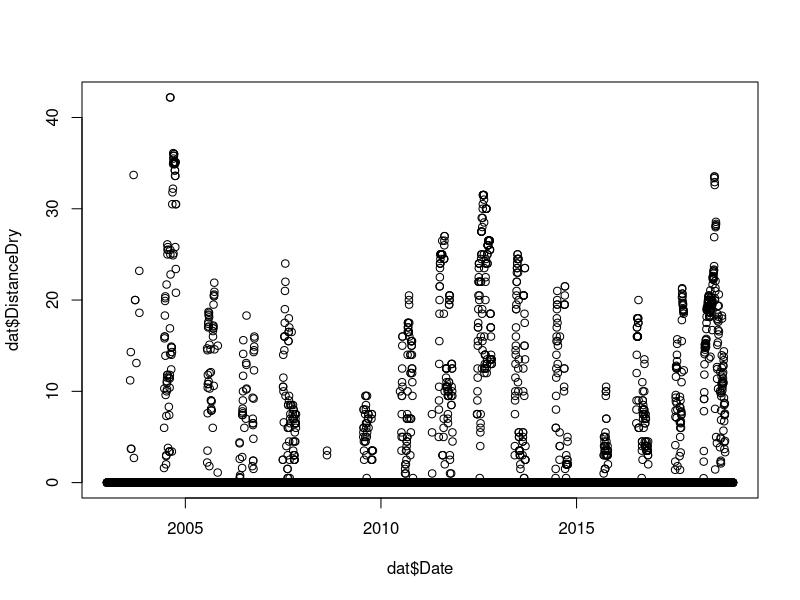
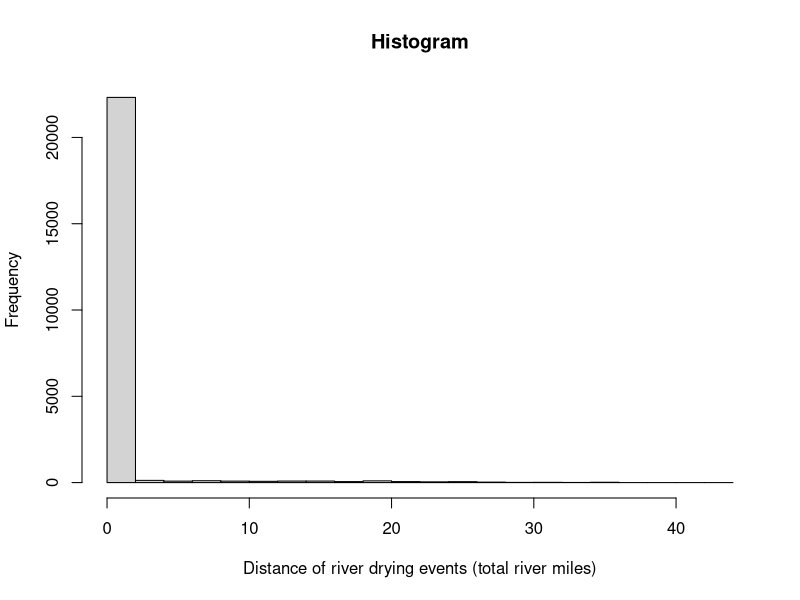
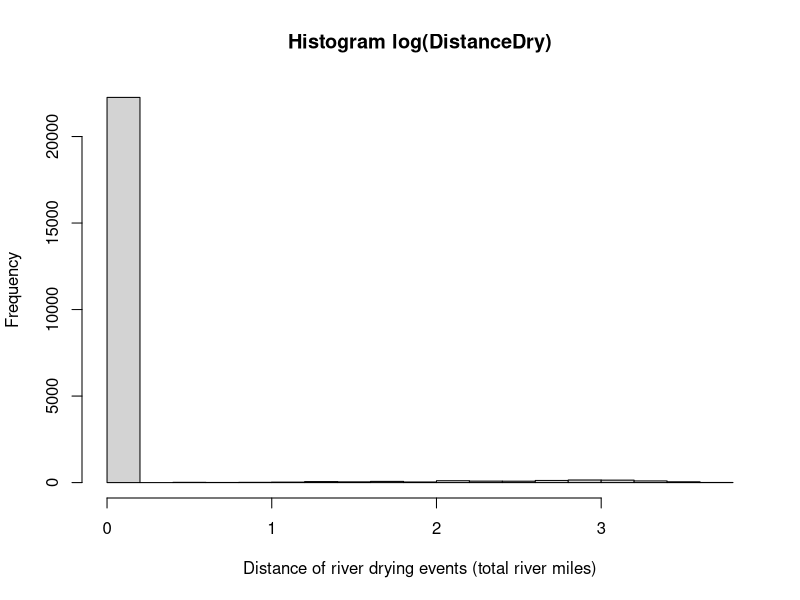
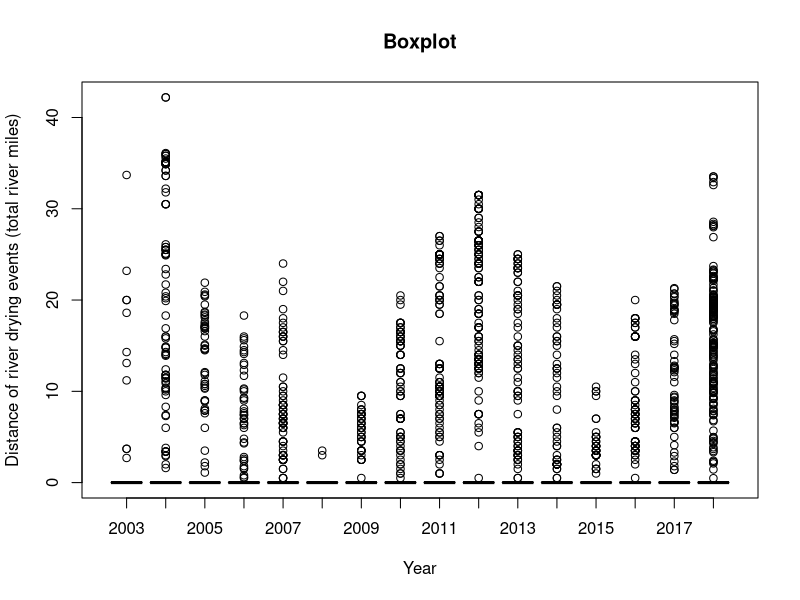
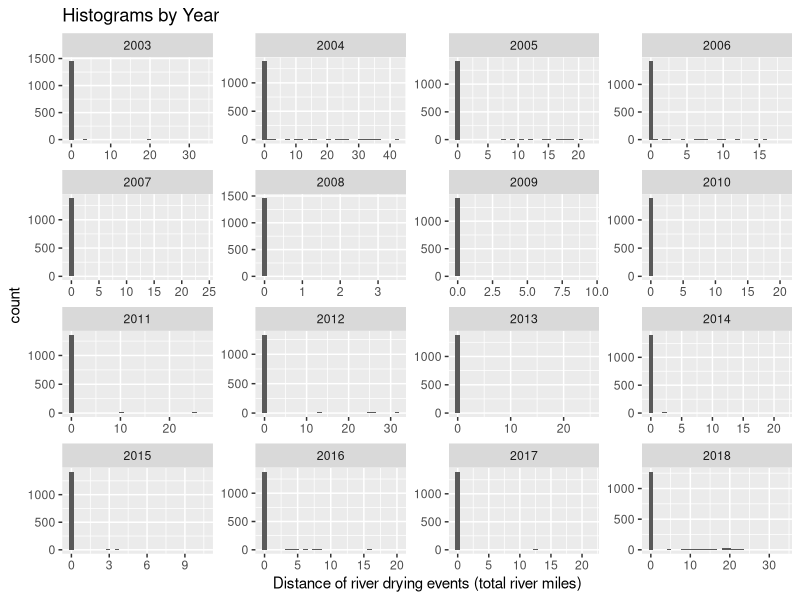
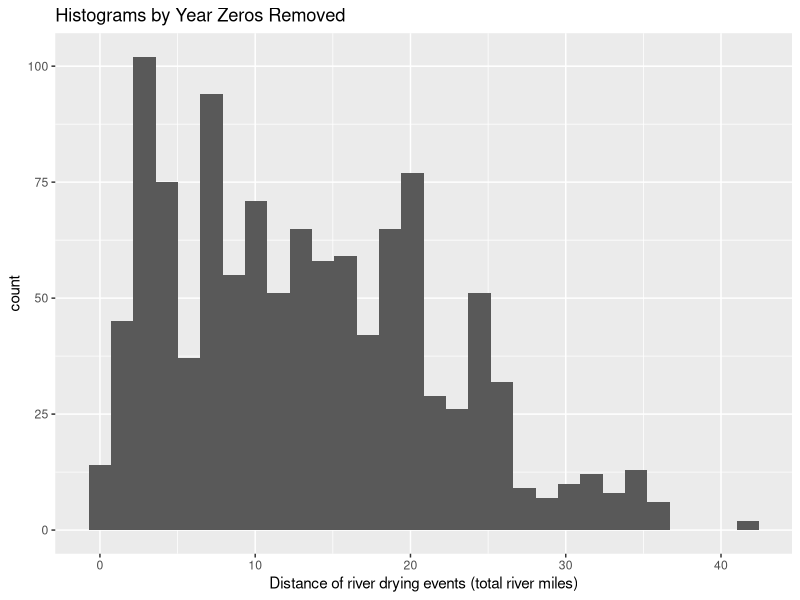
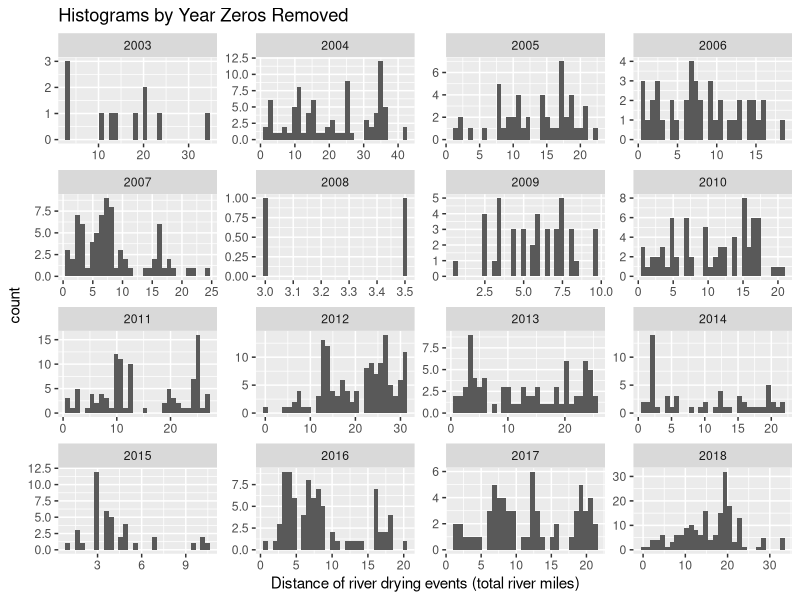
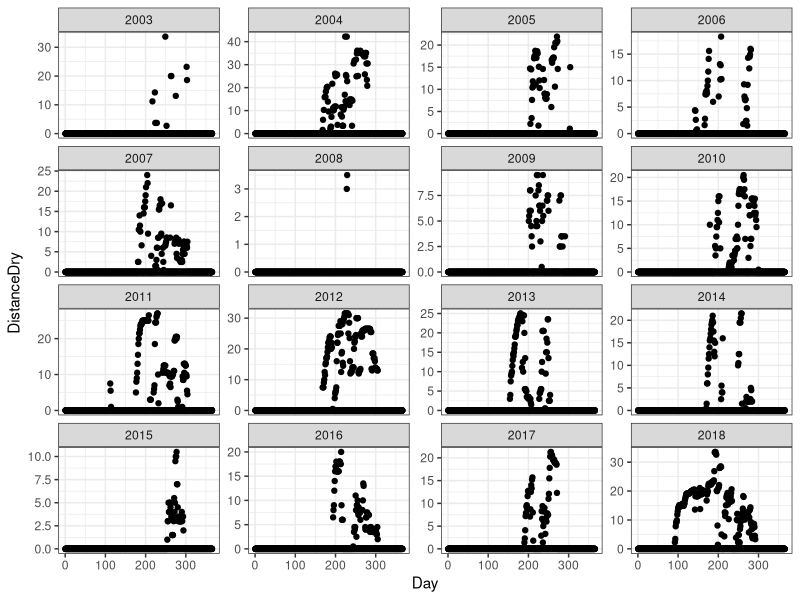

Source code (R) for these figures, in order:
#Read me####
#The purpose of this script is to explore the River Eyes data set

#Libraries####

library(tidyverse)
library(car)
library(lubridate)

#Load data Daily Extent Dry ####
#use read_csv for date format to be automatic but this makes it a tibble
dat <- read_csv("Data/Processed/DailyExtentDry.csv")

  ###I AM LOSING SOME DATA IN MY WRANGLINGE BUT CAN'T FIGURE OUT WHY...
  ###THERE SHOULD BE 5 INSTANCES OF DRYING IN REACH 6 RATHER THAN 3
dat %>% 
  filter(Reach == 6) %>% 
  filter(DistanceDry > 0) %>% 
  View()

# add day of year for plotting
dat$Day <-  lubridate::yday(dat$Date)

#Summary explore Daily Extent Dry
summary(dat)
summary(dat$Year:dat$DistanceDry)
dat %>% 
  group_by(Year) %>% 
  summarise(DistMn = mean(DistanceDry), n = length(DistanceDry)) %>% 
  view()

#Plot data Daily Extent Dry
plot(dat$DistanceDry~dat$Date)
hist(dat$DistanceDry, main="Histogram", 
     xlab="Distance of river drying events (total river miles)") #zero inflated
hist(log(dat$DistanceDry+1), main = "Histogram log(DistanceDry)",
     xlab="Distance of river drying events (total river miles)")
boxplot(dat$DistanceDry~dat$Year, main="Boxplot", xlab = "Year",
        ylab="Distance of river drying events (total river miles)")

ggplot(dat, aes(DistanceDry))+
  geom_histogram()+
  facet_wrap(~Year, scale="free") +
  ggtitle("Histograms by Year")+
  xlab("Distance of river drying events (total river miles)")

dat %>% 
  filter(DistanceDry > 0) %>% 
  ggplot(aes(DistanceDry))+
  geom_histogram()+
  ggtitle("Histograms by Year Zeros Removed")+
  xlab("Distance of river drying events (total river miles)")

dat %>% 
  filter(DistanceDry > 0) %>% 
  ggplot(aes(DistanceDry))+
  geom_histogram()+
  facet_wrap(~Year, scale="free")+
  ggtitle("Histograms by Year Zeros Removed")+
  xlab("Distance of river drying events (total river miles)")

ggplot(data=dat, aes(x=Day, y=DistanceDry))+
  geom_point()+
  facet_wrap(~Year, scales="free_y")+
  theme_bw()

ggplot(data=dat, aes(x=Day, y=DistanceDry))+
  geom_point()+
  facet_wrap(~Reach, scales="free_y")+
  theme_bw()

ggplot(data=dat, aes(x=Date, y=DistanceDry))+
  geom_point()+
  facet_wrap(~Reach, scales="free_y")+
  theme_bw()

#Determine distribution
dat_r_R5 <- dat %>% 
  filter(Reach == 5) %>% 
  sample_n(5000) 
qqPlot(dat_r_R5$DistanceDry); shapiro.test(dat_r_R5$DistanceDry) #NOT normal zero inflated
qqPlot(log10(dat_r_R5$DistanceDry+1)); shapiro.test(log10(dat_r_R5$DistanceDry+1)) #Log transform NOT normal zero inflated

dat_r_R6 <- dat %>% 
  filter(Reach == 5) %>% 
  sample_n(5000) 
qqPlot(dat_r_R6$DistanceDry); shapiro.test(dat_r_R6$DistanceDry) #NOT normal zero inflated
qqPlot(log10(dat_r_R6$DistanceDry+1)); shapiro.test(log10(dat_r_R6$DistanceDry+1)) #Log transform NOT normal zero inflated

dat_r_R7 <- dat %>% 
  filter(Reach == 5) %>% 
  sample_n(5000) 
qqPlot(dat_r_R7$DistanceDry); shapiro.test(dat_r_R7$DistanceDry) #NOT normal zero inflated
qqPlot(log10(dat_r_R7$DistanceDry+1)); shapiro.test(log10(dat_r_R7$DistanceDry+1)) #Log transform NOT normal zero inflated

dat_r_R8 <- dat %>% 
  filter(Reach == 5) %>% 
  sample_n(5000) 
qqPlot(dat_r_R8$DistanceDry); shapiro.test(dat_r_R8$DistanceDry) #NOT normal zero inflated
qqPlot(log10(dat_r_R8$DistanceDry+1)); shapiro.test(log10(dat_r_R8$DistanceDry+1)) #Log transform NOT normal zero inflated


#Load data Annual Dry river mile ####
dat1 <- read_csv("Data/Processed/AnnualDryRM.csv")

#Summary explore Annual Dry river mile
summary(dat1)
with(dat1, table(Sum_days_rm_dry, RM))

dat1 %>% 
  group_by(Year) %>% 
  summarise(DistMn = mean(Sum_days_rm_dry)) %>% 
  view()

#Plot data Annual Dry river mile
plot(dat1$Sum_days_rm_dry~dat1$RM)
hist(dat1$Sum_days_rm_dry)

# plot
ggplot(data=dat1, aes(x=RM, y=Sum_days_rm_dry))+
  geom_point() + geom_path()+
  facet_wrap(~Year, scales="free_y")

#Load data Daily Dry RM####
dat2 <- read_csv("Data/Processed/DailyDryRM.csv")








